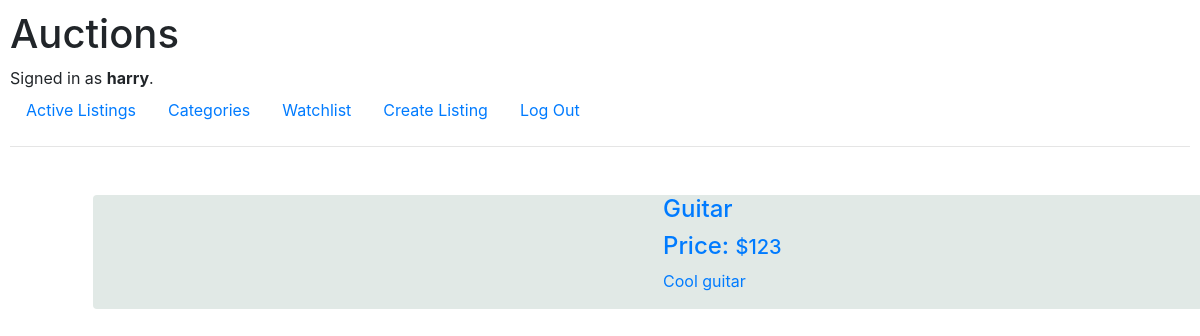
The app's page /watchlist (signed in) with its own data.
### auctions/models.py (models this page shows, shortened)
class User(AbstractUser):
    pass

class watchlist(models.Model):
    item = models.ForeignKey(Listing,on_delete=models.CASCADE,unique=True,related_name="watchlist" )
    user = models.ForeignKey(User,on_delete=models.CASCADE,related_name="watchlists" ,default="0")

class Listing(models.Model):
    title = models.CharField(max_length=64)
    description = models.CharField(max_length=150)
    starting_bid = models.IntegerField()
    image_link = models.CharField(max_length=400)
    Category = (('Fashion', 'Fashion'),('Toys','Toys'),('Electronics','Electronics'),('Home','Home'),('Health', 'Health'),('Sports','Sports'))
    category = models.CharField(max_length=200,null=True, choices=Category)

### auctions/views.py (the view)
# urls.py: path("watchlist", views.Watchlist, name="watchlist"),
def Watchlist(request):
    context ={"watchlists": watchlist.objects.filter(user=request.user.id)}
    return render(request,"auctions/watchlist.html",context)

### auctions/templates/auctions/watchlist.html (shortened to what this page needs)
{% extends "auctions/layout.html" %}
{% block body %}
<div class="container">
    {% for list in watchlists%}
    <a href="{% url 'listing_page' list.item.id %}">
    <div class="container m-5 " >
        <div class="row  rounded d-flex align-items-center" style="background-color: rgb(225, 233, 230);" >
            <div class="col d-flex-column-reverse  ">
                <h4>{{list.item.title}}</h4>
                <h4>Price: <span class="h5">${{list.item.starting_bid}}</span></h4>
                <p>{{list.item.description}}</p>
            </div>
        </div>
    </a>
    </div>
    {% endfor %}
{% endblock %}

### auctions/templates/auctions/layout.html (shortened to what this page needs)
{% load static %}
<!DOCTYPE html>
<html lang="en">
    <head>
        <link rel="stylesheet" href="https://stackpath.bootstrapcdn.com/bootstrap/4.4.1/css/bootstrap.min.css">
        <link href="{% static 'auctions/styles.css' %}" rel="stylesheet">
    </head>
    <body>
        <h1>Auctions</h1>
        <div>
            {% if user.is_authenticated %}
                Signed in as <strong>{{ user.username }}</strong>.
            {% else %}
                Not signed in.
            {% endif %}
        </div>
        <ul class="nav">
            <li class="nav-item">
                <a class="nav-link" href="{% url 'index' %}">Active Listings</a>
            </li>
            <li>
                <a class="nav-link" href="{% url 'categories' %}">Categories</a>
            </li>
            {% if user.is_authenticated %}
                <li>
                    <a class="nav-link" href="{% url 'watchlist' %}">Watchlist</a>
                </li>
                <li>
                    <a class="nav-link" href="{% url 'create_listing' %}">Create Listing</a>
                </li>
                <li class="nav-item">
                    <a class="nav-link" href="{% url 'logout' %}">Log Out</a>
                </li>
            {% endif %}
        </ul>
        <hr>
        {% block body %}
        {% endblock %}
    </body>
</html>

### auctions/static/auctions/styles.css (style rules this page uses)
body { padding: 10px; }

### records on screen
User: username "harry"
watchlist: item "Guitar", item.starting_bid "123", item.description "Cool guitar"
